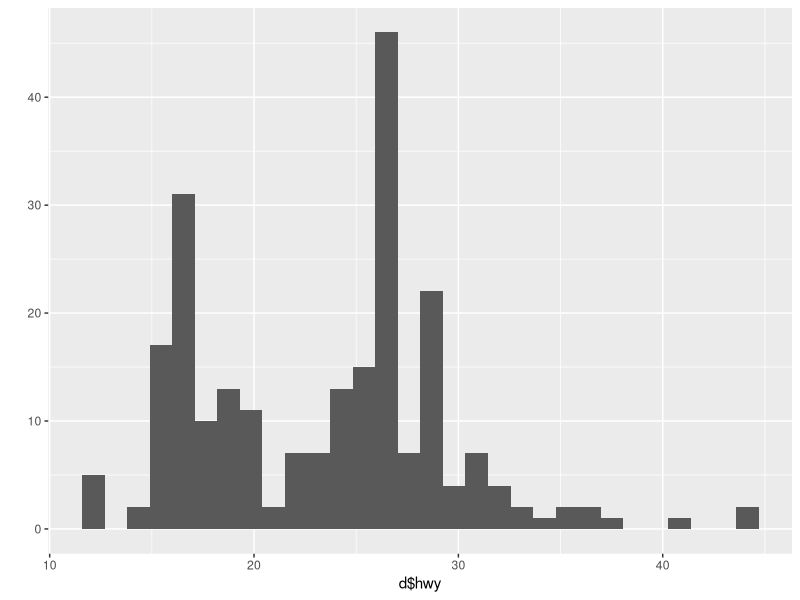
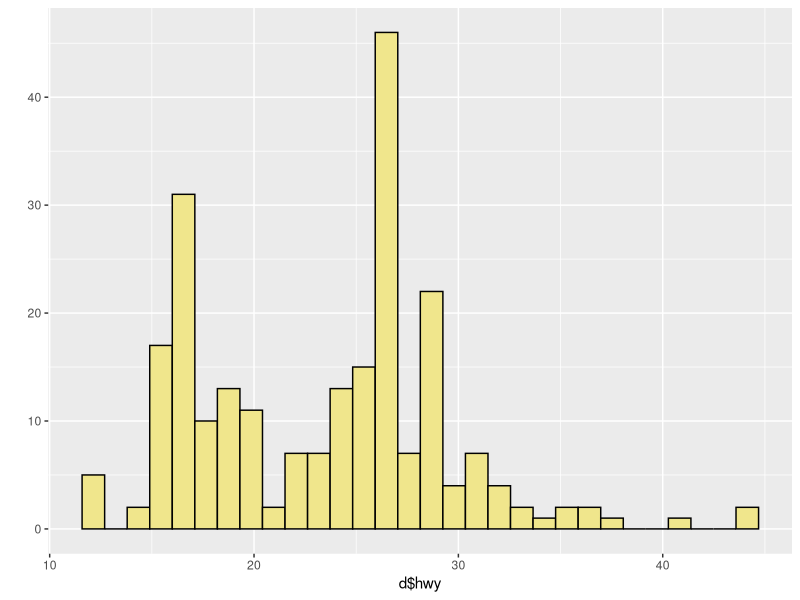
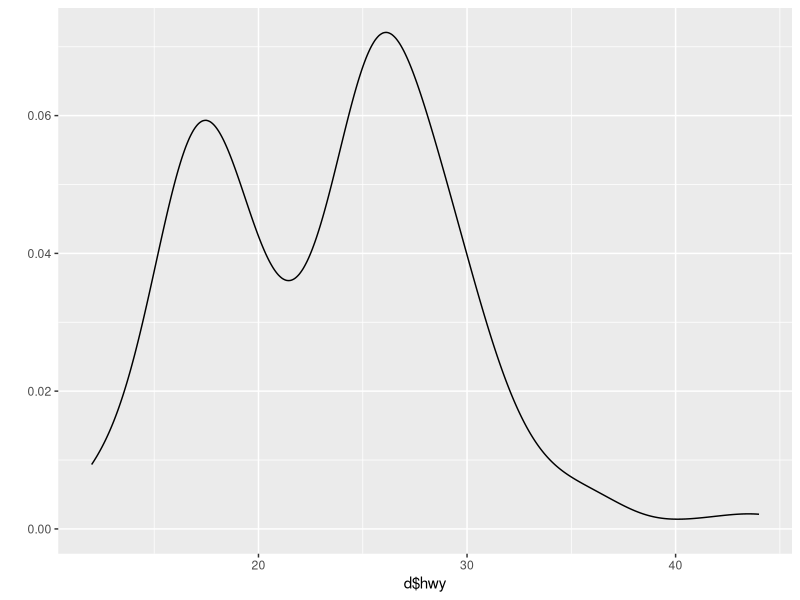
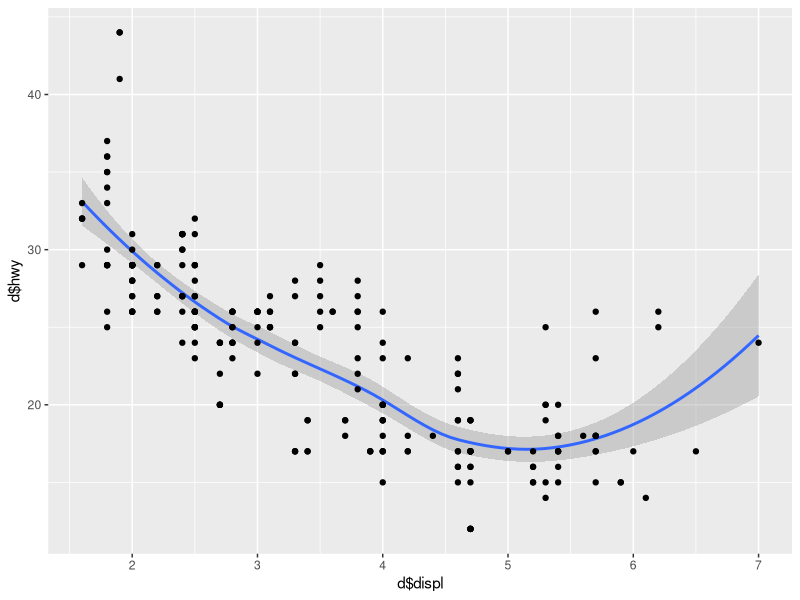
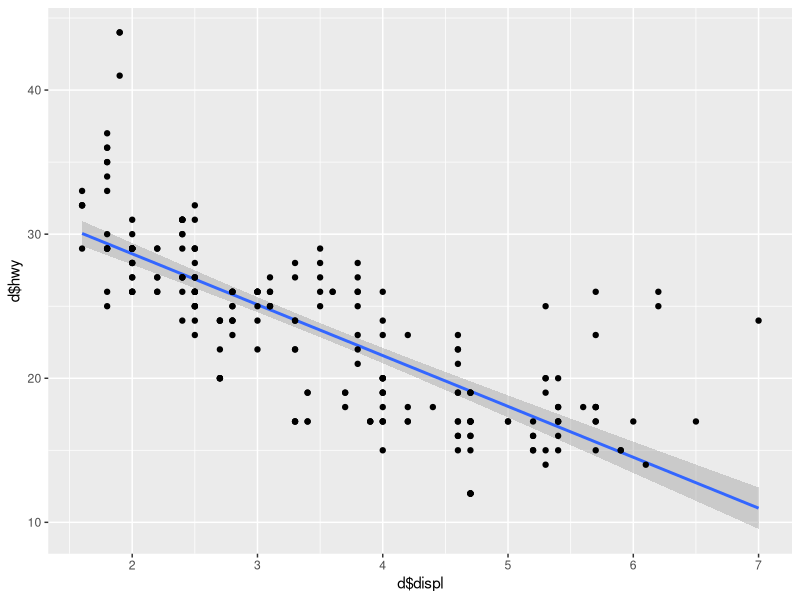
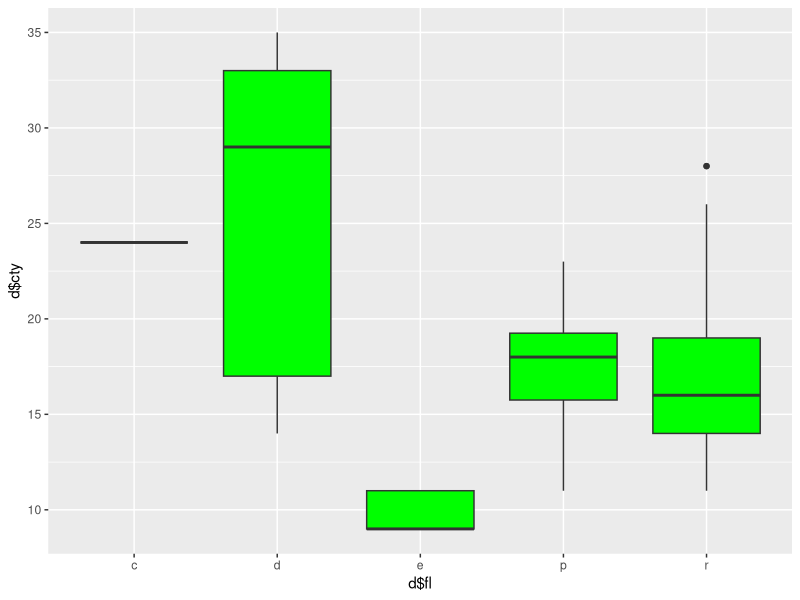
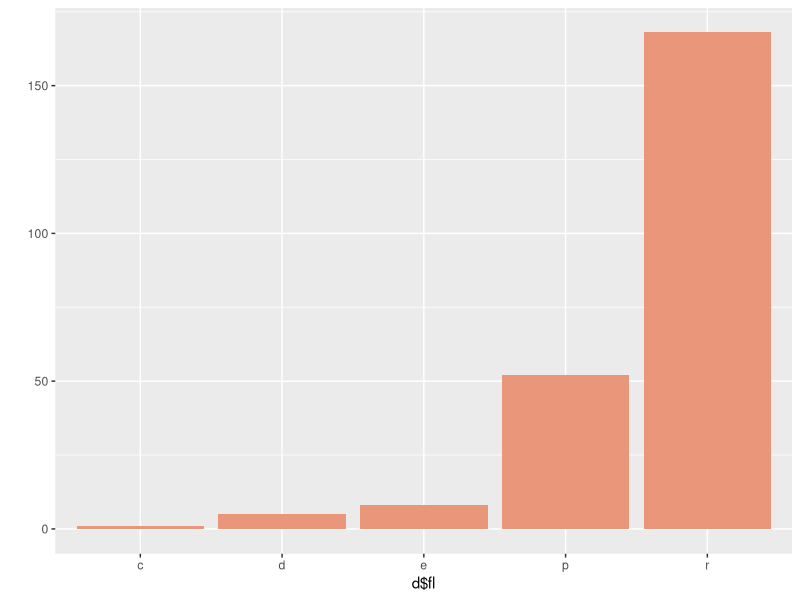
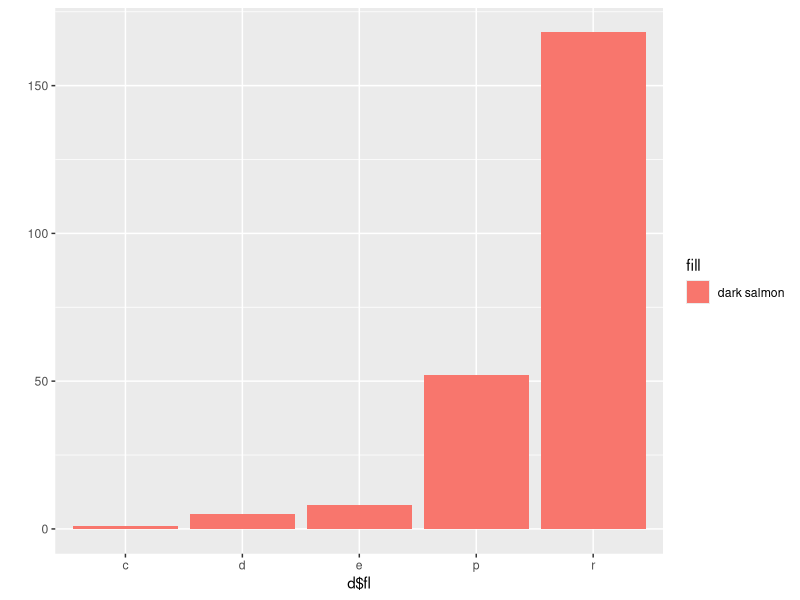

The R script that drew these images, in order:
#Hadly Wickham, ggplot. And Winston Chang- R Graphics cookbook
#ggplot graphics 
# 5 april 2018
# NJG

#preliminaries
library(ggplot2)
install.packages("ggthemes")
library(ggthemes)
library(patchwork)
library(TeachingDemos)
char2seed("10th Avenue Freeze-Out")
d<-mpg
str(d)

# qplots for use while coding 

#Basic Histogram
qplot(x=d$hwy)
qplot(x=d$hwy, fill=I("khaki"), color=I("black"))

# density plot
qplot(x=d$hwy, geom="density")

# BAsic scatter plot
qplot(x=d$displ, y=d$hwy, geom=c("smooth", "point"))
qplot(x=d$displ, y=d$hwy, geom=c("smooth", "point"), method="lm") #linear regression has been added

#Basic Box plot 
qplot(x=d$fl, y=d$cty, geom="boxplot", fill=I("green"))

#basic barplot
qplot(x=d$fl, geom="bar", fill=I("dark salmon"))

#Not what you expect 
qplot(x=d$fl, geom="bar", fill="dark salmon") # this will map the variable, not the color we want, its considered an element. its red bc its the first color that comes up. CORRECT VARIABLES

#plotting curves and fucntions

myVec <- seq(1,100, by=0.1)
myFun <- function(x)  sin(x) + 0.1*x

#Plor built in functions 
qplot(x=myVec, y=sin(myVec), geom="line")

#Plot Density distributios 
qplot(x=myVec, y=dgamma(myVec, shape=5, scale=3), geom="line")

#plot user defined distributions for probabilty funcitons
qplot(x=myVec, y=myFun(myVec), geom="line")


#--------------------------------------

p1 <- ggplot(data=d, mapping=aes(x=displ, y=cty)) + geom_point()
print(p1)

p1 + theme_classic() # gets rid of the grid screen in the back. better for publication 

p1 + theme_linedraw()

p1 + theme_dark() #good for bright points

p1 + theme_base() #looks like base r 

p1 + theme_par() #uses current par settings

p1 + theme_void() # just data points

p1 + theme_solarized() #good colors

p1 + theme_economist() # many specialized themes 

p1 + theme_grey() 

# use theme paraeters to modify font and font size

p1 + theme_classic(base_size = 30, base_family = "serif") # base_family= font, base_size= size of font 

p2<- ggplot(data=d,
             mapping=aes(x=fl, fill=fl)) + geom_bar()

print(p2)
#flip the two coordinate axes
p2 + coord_flip() + theme_grey(base_size = 20, base_family = "Courier")

# minor theme modification 
p1 <- ggplot(data=d, 
             mapping=aes(x=displ, y=cty)) + geom_point(size=5, shape=21, color="black", fill="coral") 
print(p1)
#See cheat sheet for the shapes and colors 

p1 <- ggplot(data=d, 
             mapping=aes(x=displ, y=cty)) + geom_point(size=5, shape=21, color="black", fill="coral") + ggtitle("Hello")
print(p1)
p1 <- ggplot(data=d,mapping=aes(x=displ, y=cty)) + geom_point(size=5, shape=21, color="black", fill="coral") + ggtitle("Hello") + xlab("My x label") + ylab("My Y label") + xlim(0,4)+ ylim(0,20)
p1

g1 <- ggplot(data=d, mapping =aes(x=displ, y=cty)) + 
  geom_point() + 
  geom_smooth() 
print(g1)

#second graph 
g2 <- ggplot(data=d, mapping= aes(x=fl, fill=I("tomato"), color=I("black"))) + 
  geom_bar(stat="count") + 
  theme(legend.position = "none") 
print(g2)
